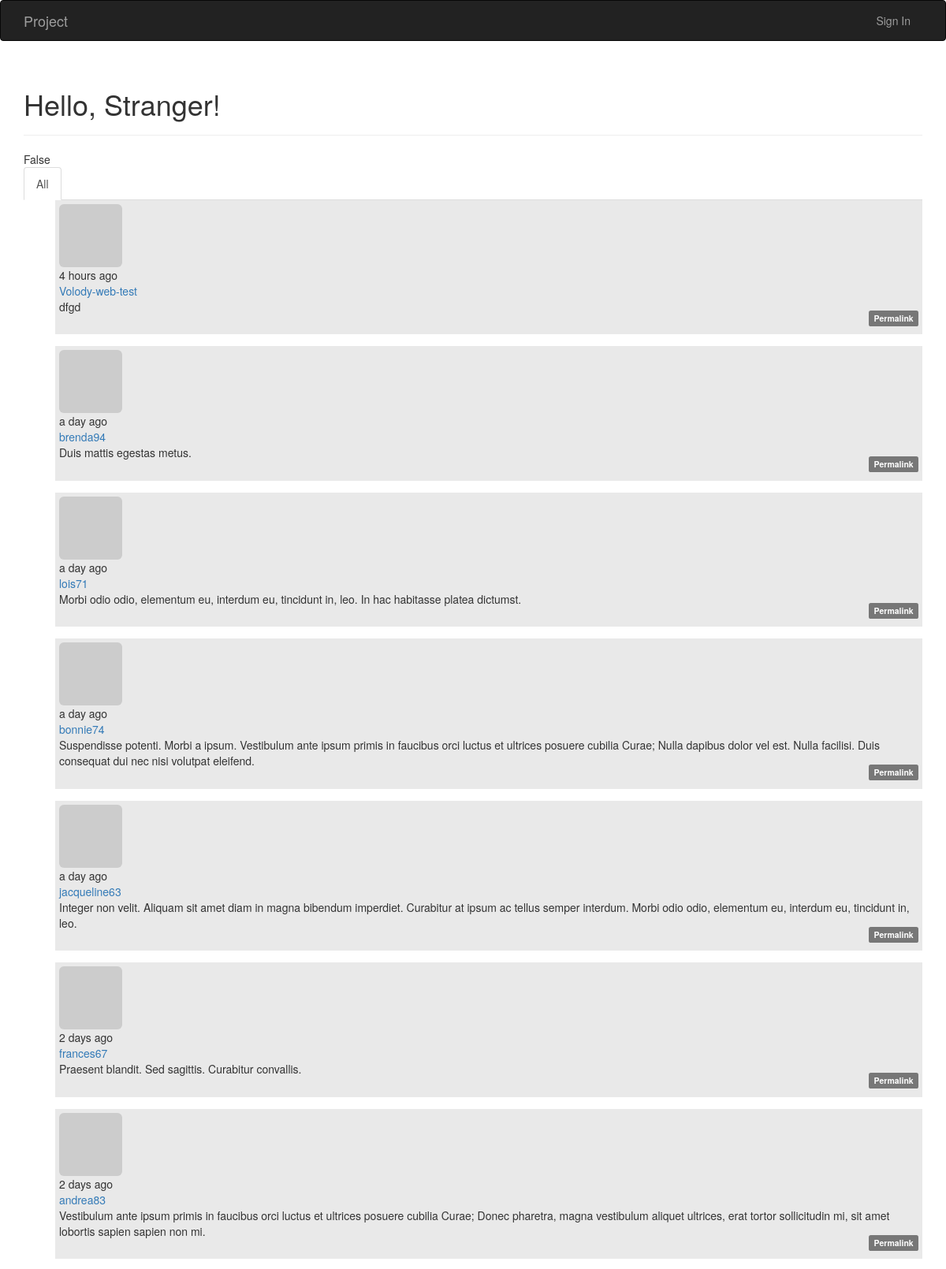
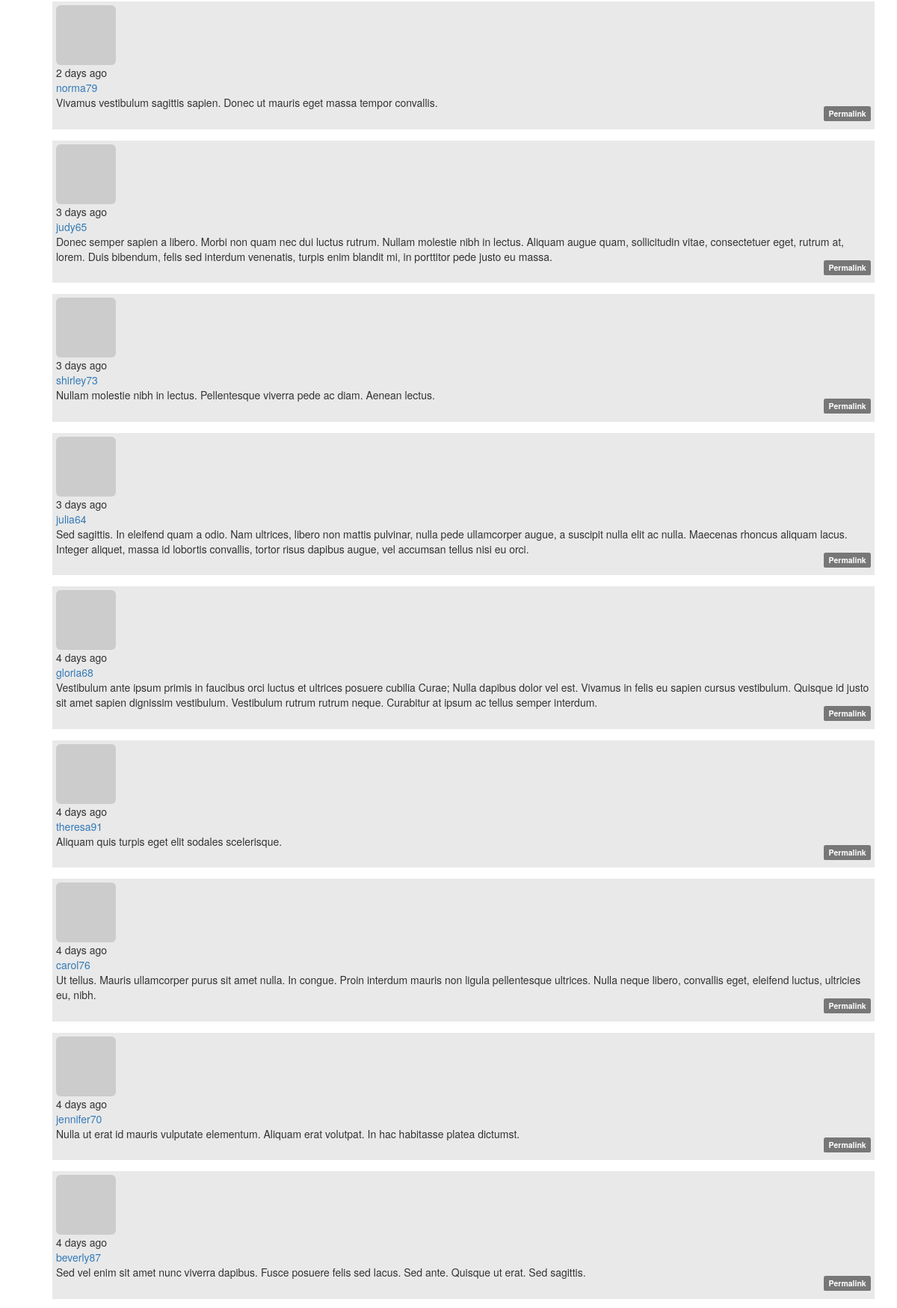
The page / (upper part) on the database its author committed (2 pictures, top to bottom).
### app/models.py (models this page shows, shortened)
class Post(db.Model):
    __tablename__ = 'posts'
    id = db.Column(db.Integer, primary_key=True)
    body = db.Column(db.Text)
    body_html = db.Column(db.Text)
    timestamp = db.Column(db.DateTime, index=True, default=datetime.utcnow)
    author_id = db.Column(db.Integer, db.ForeignKey('users.id'))
    comments = db.relationship('Comment', backref='post', lazy='dynamic')
    taxonomy_id = db.Column(db.Integer, db.ForeignKey('taxonomy.id'))

class User(UserMixin, db.Model):
    __tablename__ = 'users'
    id = db.Column(db.Integer, primary_key=True)
    email = db.Column(db.String(64), unique=True, index=True)
    username = db.Column(db.String(64), unique=True, index=True)
    role_id = db.Column(db.Integer, db.ForeignKey('roles.id'))
    password_hash = db.Column(db.String(128))
    confirmed = db.Column(db.Boolean, default=False)
    name = db.Column(db.String(64))
    location = db.Column(db.String(64))
    about_me = db.Column(db.Text())
    member_since = db.Column(db.DateTime(), default=datetime.utcnow)
    last_seen = db.Column(db.DateTime(), default=datetime.utcnow)
    avatar_hash = db.Column(db.String(32))
    posts = db.relationship('Post', backref='author', lazy='dynamic')
    taxonomy = db.relationship('Taxonomy', backref='author', lazy='dynamic')
    followed = db.relationship('Follow',
                               foreign_keys=[Follow.follower_id],
                               backref=db.backref('follower', lazy='joined'),
                               lazy='dynamic',
                               cascade='all, delete-orphan')
    followers = db.relationship('Follow',
                                foreign_keys=[Follow.followed_id],
                                backref=db.backref('followed', lazy='joined'),
                                lazy='dynamic',
                                cascade='all, delete-orphan')
    comments = db.relationship('Comment', backref='author', lazy='dynamic')
    @property
    def password(self):
        raise AttributeError('password is not a readable attribute')
    def gravatar(self, size=100, default='identicon', rating='g'):
        if request.is_secure:
            url = 'https://secure.gravatar.com/avatar'
        else:
            url = 'http://www.gravatar.com/avatar'
        hash = self.avatar_hash or hashlib.md5(
            self.email.encode('utf-8')).hexdigest()
        return '{url}/{hash}?s={size}&d={default}&r={rating}'.format(
            url=url, hash=hash, size=size, default=default, rating=rating)

### app/main/views.py (the view)
@main.route('/', methods = ['GET', 'POST'])
def index():
	if current_user.can(Permission.WRITE_ARTICLES) and \
			request.method == 'POST':
		post = Post(body=request.form['body'], author=current_user._get_current_object())
		db.session.add(post)
		return redirect(url_for('.index'))
	page = request.args.get('page', 1, type=int)
	show_followed = False
	if current_user.is_authenticated:
		show_followed = bool(request.cookies.get('show_followed', ''))
	if show_followed:
		query = current_user.followed_posts
	else:
		query = Post.query
	pagination = query.order_by(Post.timestamp.desc()).paginate(
		page, per_page=current_app.config['FLASKY_POSTS_PER_PAGE'],
		error_out=False)
	posts = pagination.items
	return render_template('index.html', posts=posts,
	                       show_followed=show_followed, pagination=pagination)

### app/auth/views.py (called while the page is built)
@auth.before_app_request
def before_request():
    if current_user.is_authenticated:
        current_user.ping()
        if not current_user.confirmed \
                and request.endpoint \
                and request.endpoint[:5] != 'auth.' \
                and request.endpoint != 'static':
            return redirect(url_for('auth.unconfirmed'))

### app/main/__init__.py (called while the page is built)
@main.app_context_processor
def inject_permissions():
    return dict(Permission=Permission)

### app/models.py (called while the page is built)
    def can(self, permissions):
        return False

    def is_administrator(self):
        return False

### app/templates/index.html (shortened to what this page needs)
{% extends "base.html" %}
{% import "_macros.html" as macros %}
{% block content %}
	<div class="container">
		<div class="page-header">
			<h1><h1>Hello, {% if current_user.is_authenticated %}{{ current_user.username }}{% else %}Stranger{% endif %}!</h1></h1>
		</div>
		<div class="row">
			<div class="col-md-12">
			{{current_user.can(Permission.WRITE_ARTICLES)}}
				<div class="post-tabs">
					<ul class="nav nav-tabs">
						<li{% if not show_followed %} class="active"{% endif %}><a href="{{ url_for('.show_all') }}">All</a></li>
					</ul>
				    {% include 'posts/_posts.html' %}
				</div>
			</div>
		</div>
	</div>
{% endblock %}

### app/templates/posts/_posts.html (shortened to what this page needs)
<ul class="posts">
	{% for post in posts %}
		<li class="post">
			<div class="profile-thumbnail">
				<a href="{{ url_for('.user', username=post.author.username) }}">
					<img class="img-rounded profile-thumbnail" src="{{ post.author.gravatar(size=40) }}">
				</a>
			</div>
			<div class="post-date">{{ moment(post.timestamp).fromNow() }}</div>
			<div class="post-author">
				<a href="{{ url_for('.user', username=post.author.username) }}">
					{{ post.author.username }}
				</a>
			</div>
			<div class="post-body">{{ post.body }}</div>
			<div class="post-footer">
				{% if post.id != id %}
					<a href="{{ url_for('.post', id=post.id) }}">
						<span class="label label-default">{{id}}{% if post.id == id %} der post {%endif%}Permalink</span>
					</a>
				{% endif %}
			</div>
		</li>
	{% endfor %}
</ul>

### app/static/style.css (style rules this page uses)
ul.posts li { list-style: none; padding: 5px; background-color: #e9e9e9; margin-bottom: 15px; }
.post-footer { text-align: right; padding-bottom: 10px; }
.post-footer a { text-decoration: none; }

### rows shown on the page
Post: timestamp "4 hours ago", author.username "Volody-web-test", body "dfgd"
Post: timestamp "a day ago", author.username "brenda94", body "Duis mattis egestas metus."
Post: timestamp "a day ago", author.username "lois71", body "Morbi odio odio, elementum eu, interdum eu, tincidunt in, leo. In hac habitasse platea dictumst."
Post: timestamp "a day ago", author.username "bonnie74", body "Suspendisse potenti. Morbi a ipsum. Vestibulum ante ipsum primis in faucibus orci luctus et ultrices posuere cubilia Curae; Nulla dapibus dolor vel est. Nulla facilisi. Duis consequat dui nec nisi volutpat eleifend."
Post: timestamp "a day ago", author.username "jacqueline63", body "Integer non velit. Aliquam sit amet diam in magna bibendum imperdiet. Curabitur at ipsum ac tellus semper interdum. Morbi odio odio, elementum eu, interdum eu, tincidunt in, leo."
Post: timestamp "2 days ago", author.username "frances67", body "Praesent blandit. Sed sagittis. Curabitur convallis."
Post: timestamp "2 days ago", author.username "andrea83", body "Vestibulum ante ipsum primis in faucibus orci luctus et ultrices posuere cubilia Curae; Donec pharetra, magna vestibulum aliquet ultrices, erat tortor sollicitudin mi, sit amet lobortis sapien sapien non mi."
Post: timestamp "2 days ago", author.username "norma79", body "Vivamus vestibulum sagittis sapien. Donec ut mauris eget massa tempor convallis."
Post: timestamp "3 days ago", author.username "judy65", body "Donec semper sapien a libero. Morbi non quam nec dui luctus rutrum. Nullam molestie nibh in lectus. Aliquam augue quam, sollicitudin vitae, consectetuer eget, rutrum at, lorem. Duis bibendum, felis sed interdum venenatis, turpis enim blandit mi, in porttitor pede justo eu massa."
Post: timestamp "3 days ago", author.username "shirley73", body "Nullam molestie nibh in lectus. Pellentesque viverra pede ac diam. Aenean lectus."
Post: timestamp "3 days ago", author.username "julia64", body "Sed sagittis. In eleifend quam a odio. Nam ultrices, libero non mattis pulvinar, nulla pede ullamcorper augue, a suscipit nulla elit ac nulla. Maecenas rhoncus aliquam lacus. Integer aliquet, massa id lobortis convallis, tortor risus dapibus augue, vel accumsan tellus nisi eu orci."
Post: timestamp "4 days ago", author.username "gloria68", body "Vestibulum ante ipsum primis in faucibus orci luctus et ultrices posuere cubilia Curae; Nulla dapibus dolor vel est. Vivamus in felis eu sapien cursus vestibulum. Quisque id justo sit amet sapien dignissim vestibulum. Vestibulum rutrum rutrum neque. Curabitur at ipsum ac tellus semper interdum."
Post: timestamp "4 days ago", author.username "theresa91", body "Aliquam quis turpis eget elit sodales scelerisque."
Post: timestamp "4 days ago", author.username "carol76", body "Ut tellus. Mauris ullamcorper purus sit amet nulla. In congue. Proin interdum mauris non ligula pellentesque ultrices. Nulla neque libero, convallis eget, eleifend luctus, ultricies eu, nibh."
Post: timestamp "4 days ago", author.username "jennifer70", body "Nulla ut erat id mauris vulputate elementum. Aliquam erat volutpat. In hac habitasse platea dictumst."
Post: timestamp "4 days ago", author.username "beverly87", body "Sed vel enim sit amet nunc viverra dapibus. Fusce posuere felis sed lacus. Sed ante. Quisque ut erat. Sed sagittis."

### other values the page prints
{{ current_user.can(Permission.WRITE_ARTICLES) }} "False"
